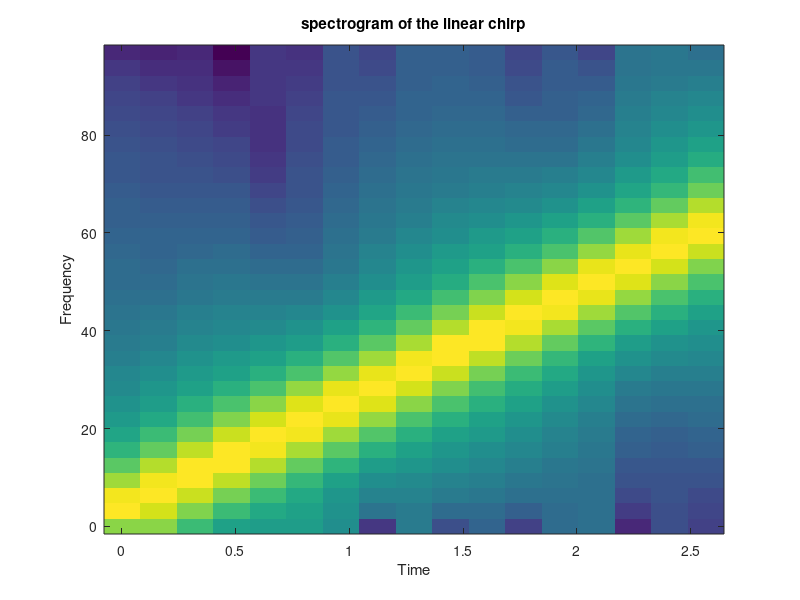
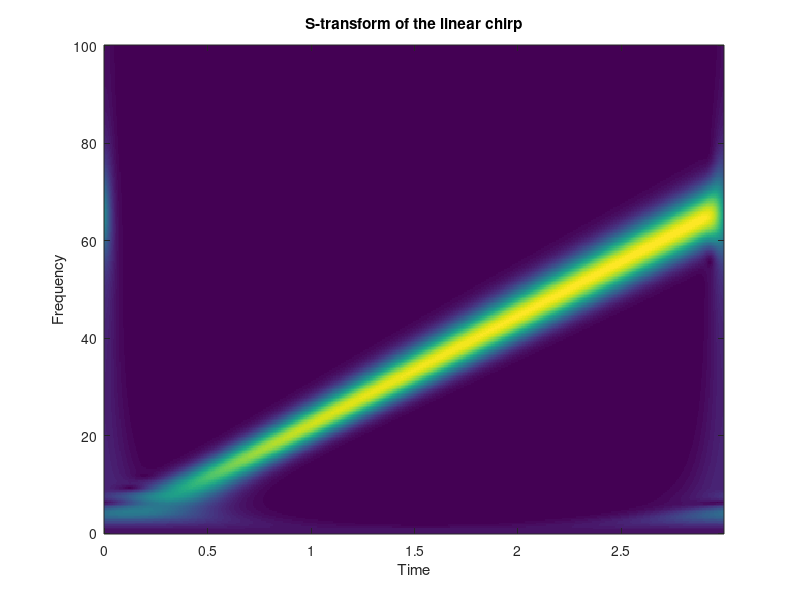

The MATLAB script that drew these images, in order:
%Modified S-transform
%example with linear chirp

% the signal
tiv=0.005;
t=0:tiv:(3-tiv);
fs=1/tiv;
yc=exp(-j*70*(t.^2));
y=real(yc);
Ny=length(y); %even length
m=Ny/2;

% The transform-------------------------------------

% preparation:
f=[0:m -m+1:-1]/Ny; %frequencies vector
S=fft(y); %signal spectrum

% Form a matrix of Gaussians (freq. domain)
q=[1./f(2:m+1)]';
k=1+(5*abs(f));
W=2*pi*repmat(f,m,1).*repmat(q,1,Ny);
for nn=1:m,
    W(nn,:)=k(nn)*W(nn,:); %modified S-transform
end
MG=exp((-W.^2)/2); % the matrix of Gaussians

% Form a matrix with shifted FFTs
Ss=toeplitz(S(1:m+1)',S);
Ss=[Ss(2:m+1,:)]; %remove first row (freq. zero)

% S-transform
ST=ifft(Ss.*MG,[],2);
st0=mean(y)*ones(1,Ny); %zero freq. row
ST=[st0;ST]; %add zero freq. row

% display ------------------------------------------------
figure(1)
specgram(y,64,fs);
title('spectrogram of the linear chirp');

figure(2)
Sf=0:(2*fs/Ny):(fs/2);
imagesc(t,Sf,abs(ST)); axis xy;
%set(gca,'Ydir','Normal');
title('S-transform of the linear chirp');
xlabel('Time'); ylabel('Frequency');
